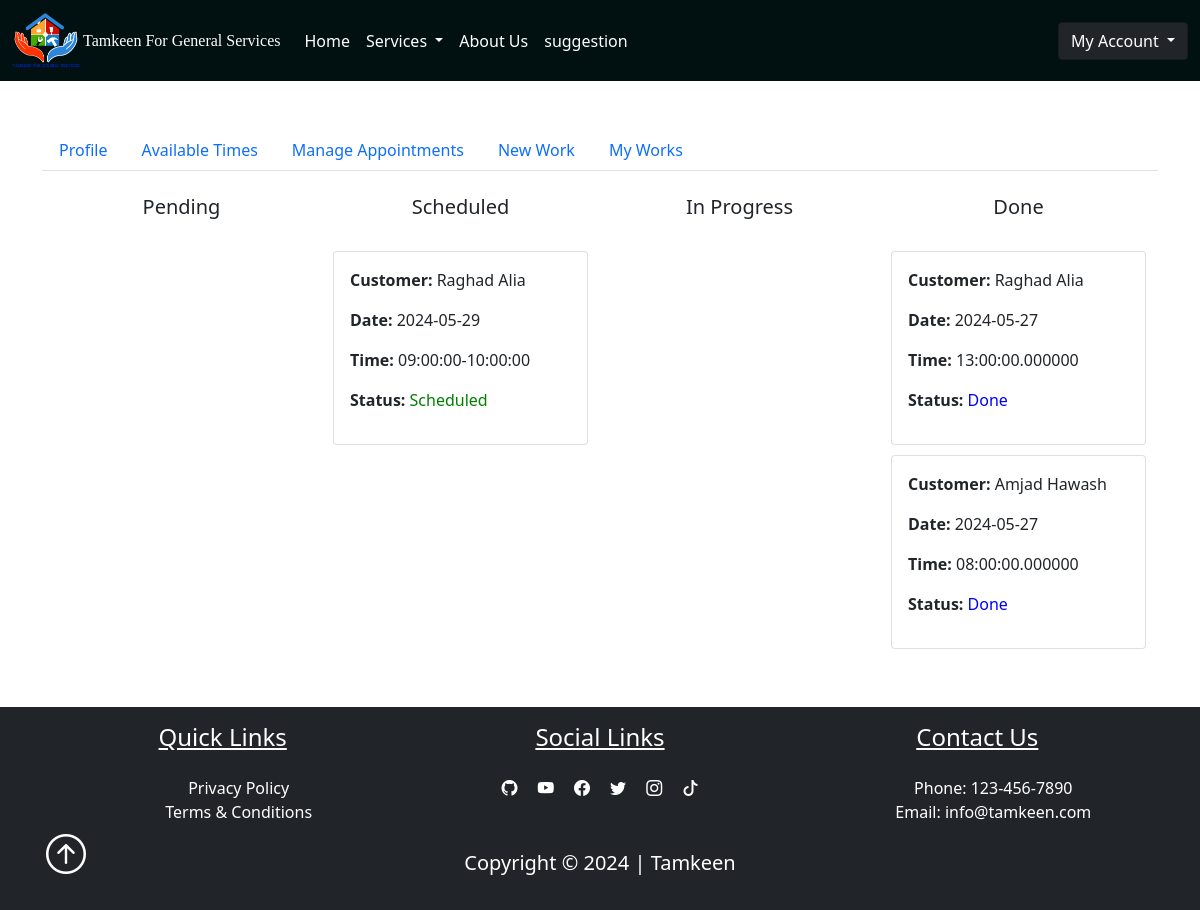
Page /dashboard/manage_appointments (signed in) on the earlier database version.
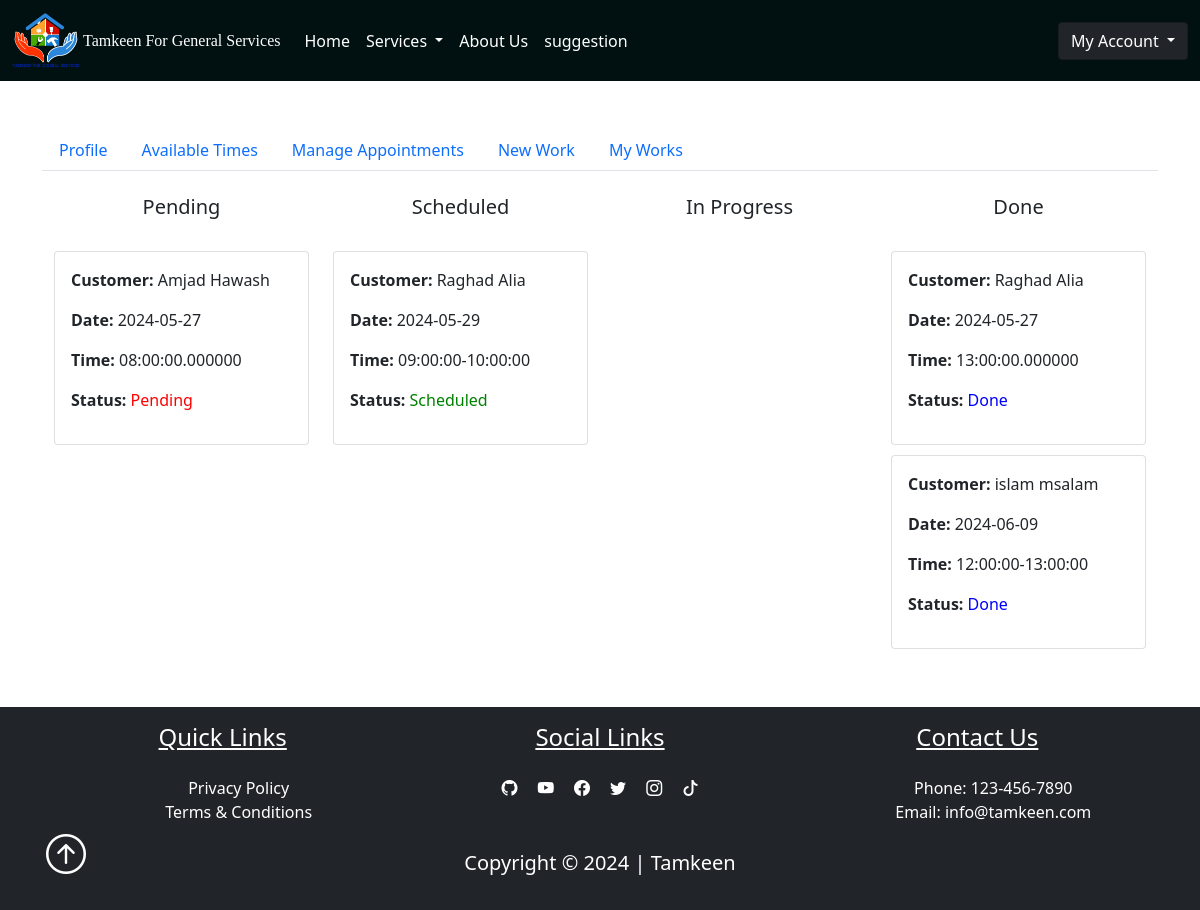
Same page on the later database version.
### pythonic/models.py (models this page shows, shortened)
class Appointment(db.Model):
    id = db.Column(db.Integer, primary_key=True)
    first_name = db.Column(db.String(50), nullable=False)
    last_name = db.Column(db.String(50), nullable=False)
    phone_number = db.Column(db.String(20), nullable=False)
    street_address = db.Column(db.String(100), nullable=False)
    city = db.Column(db.String(50), nullable=False)
    state = db.Column(db.String(50), nullable=False)
    postal_code = db.Column(db.String(20), nullable=False)
    appointment_date = db.Column(db.Date, nullable=False)
    appointment_time = db.Column(db.String, nullable=False)
    craft_owner = db.Column(db.String(50), nullable=False)
    customer_id = db.Column(db.Integer, nullable=False)
    appointment_purpose = db.Column(db.String(50), nullable=False)
    message = db.Column(db.Text, nullable=True)
    status = db.Column(db.String(20), nullable=False, default='Pending')
    expected_budget = db.Column(db.String(20), nullable=False, default='Not Determined')

### pythonic/routes.py (the view, shortened to what this page needs)
@app.route("/dashboard/manage_appointments", methods=["GET", "POST"])
@login_required
def manage_appointments():
    craft_owner_username = current_user.username
    pending_appointments = Appointment.query.filter_by(craft_owner=craft_owner_username, status='Pending').all()
    scheduled_appointments = Appointment.query.filter_by(craft_owner=craft_owner_username, status='Scheduled').all()
    in_progress_appointments = Appointment.query.filter_by(craft_owner=craft_owner_username, status='In Progress').all()
    done_appointments = Appointment.query.filter_by(craft_owner=craft_owner_username, status='Done').all()
    form = AppointmentActionForm()
    return render_template('manage_appointments.html',
                        pending_appointments=pending_appointments,
                        scheduled_appointments=scheduled_appointments,
                        in_progress_appointments=in_progress_appointments,
                        done_appointments=done_appointments,
                        form=form)

### pythonic/models.py (called while the page is built)
@login_manager.user_loader
def load_user(user_id):
    return User.query.get(int(user_id))

### pythonic/templates/manage_appointments.html (shortened to what this page needs)
{% extends "dashboard.html" %}
{% block manage_appointments %}
<div class="container">
    <div class="row">
        <div class="col-md-3">
            <br>
            <h5 class="text-center">Pending</h5>
            <br>
            {% for appointment in pending_appointments %}
                <div class="card appointment-card" onclick="toggleDetails('{{ appointment.id }}')">
                    <div class="card-body">
                        <p><strong>Customer:</strong> {{ appointment.first_name }} {{ appointment.last_name }}</p>
                        <p><strong>Date:</strong> {{ appointment.appointment_date }}</p>
                        <p><strong>Time:</strong> {{ appointment.appointment_time }}</p>
                        <p><strong>Status:</strong> <span id="status-{{ appointment.id }}" style="color: red;">{{ appointment.status }}</span></p>
                    </div>
                </div>
            {% endfor %}
        </div>
        <div class="col-md-3">
            <br>
            <h5 class="text-center">Scheduled</h5>
            <br>
            {% for appointment in scheduled_appointments %}
                <div class="card appointment-card" onclick="toggleDetails('{{ appointment.id }}')">
                    <div class="card-body">
                        <p><strong>Customer:</strong> {{ appointment.first_name }} {{ appointment.last_name }}</p>
                        <p><strong>Date:</strong> {{ appointment.appointment_date }}</p>
                        <p><strong>Time:</strong> {{ appointment.appointment_time }}</p>
                        <p><strong>Status:</strong> <span id="status-{{ appointment.id }}" style="color: green;">{{ appointment.status }}</span></p>
                    </div>
                </div>
            {% endfor %}
        </div>
        <div class="col-md-3">
            <br>
            <h5 class="text-center">In Progress</h5>
            <br>
        </div>
        <div class="col-md-3">
            <br>
            <h5 class="text-center">Done</h5>
            <br>
            {% for appointment in done_appointments %}
                <div class="card appointment-card" onclick="toggleDetails('{{ appointment.id }}')">
                    <div class="card-body">
                        <p><strong>Customer:</strong> {{ appointment.first_name }} {{ appointment.last_name }}</p>
                        <p><strong>Date:</strong> {{ appointment.appointment_date }}</p>
                        <p><strong>Time:</strong> {{ appointment.appointment_time }}</p>
                        <p><strong>Status:</strong> <span id="status-{{ appointment.id }}" style="color: blue;">{{ appointment.status }}</span></p>
                    </div>
                </div>
            {% endfor %}
        </div>
    </div>
</div>
{% endblock manage_appointments %}

Differences in the rows shown:
changed Appointment "Amjad": moves from the list under "Done" to the list under "Pending"
added Appointment: first_name "islam", last_name "msalam", appointment_date "2024-06-09", appointment_time "12:00:00-13:00:00", status "Done"
